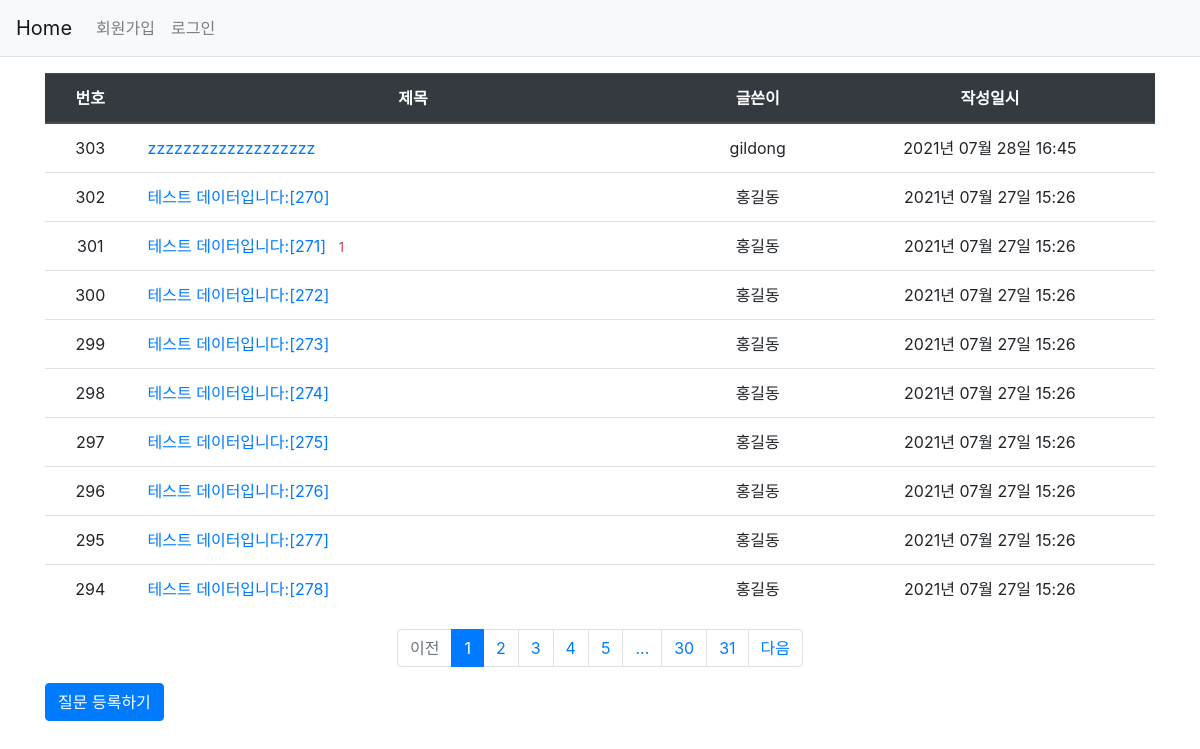
Page /question/list/ on the committed database.
### models.py (models this page shows)
class Question(db.Model):
    id = db.Column(db.Integer, primary_key=True)
    subject = db.Column(db.String(200), nullable=False)
    content = db.Column(db.Text(), nullable=False)
    create_date = db.Column(db.DateTime(), nullable=False)
    user_id = db.Column(db.Integer, db.ForeignKey(
        'user.id', ondelete='CASCADE'), nullable=False)  # 역참조
    user = db.relationship('User', backref=db.backref('question_set'))
    modify_date = db.Column(db.DateTime(), nullable=True)  # 수정 날짜

class User(db.Model):
    id = db.Column(db.Integer, primary_key=True)
    username = db.Column(db.String(150), unique=True, nullable=False)
    password = db.Column(db.String(200), nullable=False)
    email = db.Column(db.String(120), unique=True, nullable=False)

### views/question_views.py (the view)
@bp.route('/list/')  # 메인 화면
def _list():
    page = request.args.get('page', type=int, default=1)  # paging
    question_list = Question.query.order_by(
        Question.create_date.desc())  # 날짜별 정렬
    question_list = question_list.paginate(page, per_page=10)  # paging
    return render_template('question/question_list.html', question_list=question_list)

### filter.py (called while the page is built)
def format_datetime(value, fmt='%Y년 %m월 %d일 %H:%M'):
    return value.strftime(fmt)

### views/auth_views.py (called while the page is built)
@bp.before_app_request  # 모든 라우트 함수보다 앞에 실행
def load_logged_in_user():
    user_id = session.get('user_id')
    if user_id is None:
        g.user = None
    else:
        g.user = User.query.get(user_id)

### templates/question/question_list.html
{%extends 'base.html'%} {%block content%}
<div class="container my-3">
  <table class="table">
    <thead>
      <tr class="thead-dark text-center">
        <th>번호</th>
        <th style="width: 50%">제목</th>
        <th>글쓴이</th>
        <th>작성일시</th>
      </tr>
    </thead>
    <tbody>
      {%if question_list %} {%for question in question_list.items%}
      <tr class="text-center">
        <td>
          {{ question_list.total - ((question_list.page-1) *
          question_list.per_page) - loop.index0 }}
        </td>
        <td class="text-left">
          <a href="{{url_for('question.detail',question_id=question.id)}}"
            >{{question.subject}}</a
          >
          {%if question.answer_set|length > 0 %}
          <span class="text-danger small ml-2"
            >{{question.answer_set|length}}</span
          >{%endif%}
        </td>
        <td>{{question.user.username}}</td>
        <td>{{question.create_date|datetime}}</td>
      </tr>
      {%endfor%} {%else%}
      <tr>
        <td colspan="3">질문이 없습니다.</td>
      </tr>
      {% endif %}
    </tbody>
  </table>
  <ul class="pagination justify-content-center">
    {%if question_list.has_prev%}
    <li class="page-item">
      <a class="page-link" href="?page={{question_list.prev_num}}">이전</a>
    </li>
    {%else%}
    <li class="page-item disabled">
      <a class="page-link" tabindex="-1" aria-disabled="true" href="#">이전</a>
    </li>
    {%endif%}
    {%for page_num in question_list.iter_pages() %}
    {%if page_num %}
    {%if page_num != question_list.page%}
    <li class="page-item">
      <a class="page-link" href="?page={{ page_num }}">{{ page_num }}</a>
    </li>
    {% else %}
    <li class="page-item active" aria-current="page">
      <a class="page-link" href="#">{{ page_num }}</a>
    </li>
    {% endif %}
    {% else %}
    <li class="disabled">
      <a class="page-link" href="#">...</a>
    </li>
    {% endif %}{%endfor%}
    {% if question_list.has_next %}
    <li class="page-item">
      <a class="page-link" href="?page={{ question_list.next_num }}">다음</a>
    </li>
    {% else %}
    <li class="page-item disabled">
      <a class="page-link" tabindex="-1" aria-disabled="true" href="#">다음</a>
    </li>
    {% endif %}
  </ul>
  <a href="{{ url_for('question.create') }}" class="btn btn-primary"
    >질문 등록하기</a
  >
</div>
{%endblock%}

### rows in the picture
Question: id "303", subject "zzzzzzzzzzzzzzzzzzz", user.username "gildong", create_date "2021년 07월 28일 16:45"
Question: total "302", subject "테스트 데이터입니다:[270]", user.username "홍길동", create_date "2021년 07월 27일 15:26"
Question: total "301", subject "테스트 데이터입니다:[271]", answer_set|length "1", user.username "홍길동", create_date "2021년 07월 27일 15:26"
Question: total "300", subject "테스트 데이터입니다:[272]", user.username "홍길동", create_date "2021년 07월 27일 15:26"
Question: total "299", subject "테스트 데이터입니다:[273]", user.username "홍길동", create_date "2021년 07월 27일 15:26"
Question: total "298", subject "테스트 데이터입니다:[274]", user.username "홍길동", create_date "2021년 07월 27일 15:26"
Question: total "297", subject "테스트 데이터입니다:[275]", user.username "홍길동", create_date "2021년 07월 27일 15:26"
Question: total "296", subject "테스트 데이터입니다:[276]", user.username "홍길동", create_date "2021년 07월 27일 15:26"
Question: total "295", subject "테스트 데이터입니다:[277]", user.username "홍길동", create_date "2021년 07월 27일 15:26"
Question: total "294", subject "테스트 데이터입니다:[278]", user.username "홍길동", create_date "2021년 07월 27일 15:26"

### other values in the picture
{{ page_num }} "1"
{{ page_num }} "2" "3" "4" "5" "30" "31"
